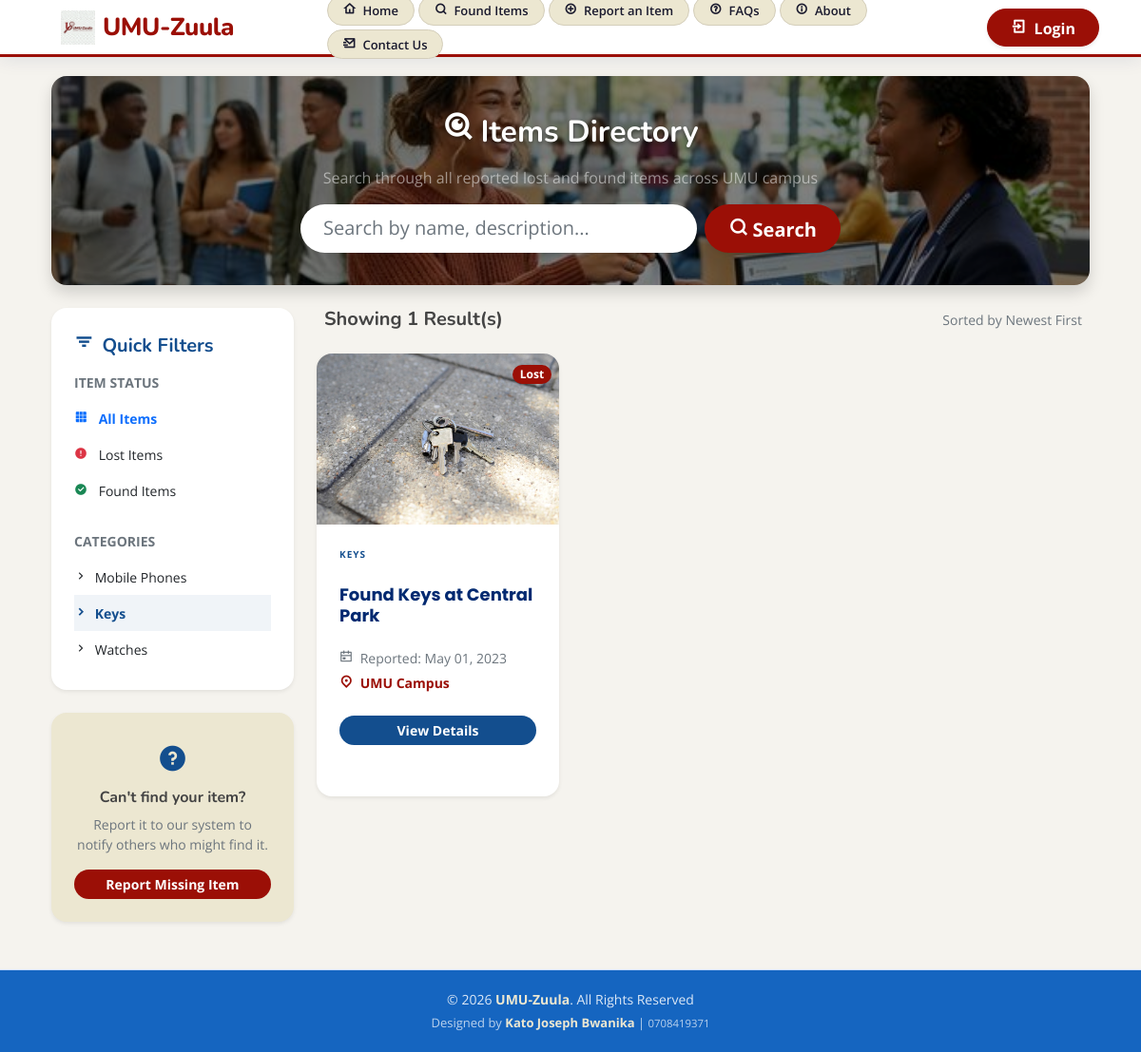
Screenshot of /?page=search&category=2 with the database file from the repository.
### tables this page shows
CREATE TABLE `category_list` (
  `id` bigint(30) NOT NULL,
  `name` text NOT NULL,
  `description` text NOT NULL,
  `status` tinyint(1) NOT NULL DEFAULT 1,
  `created_at` datetime NOT NULL DEFAULT current_timestamp(),
  `updated_at` datetime DEFAULT NULL ON UPDATE current_timestamp()
);

CREATE TABLE `item_list` (
  `id` bigint(30) NOT NULL,
  `category_id` bigint(30) NOT NULL,
  `fullname` text NOT NULL,
  `title` text NOT NULL,
  `description` text NOT NULL,
  `contact` text NOT NULL,
  `image_path` text DEFAULT NULL,
  `status` tinyint(1) NOT NULL DEFAULT 0,
  `created_at` datetime NOT NULL DEFAULT current_timestamp(),
  `updated` datetime DEFAULT NULL ON UPDATE current_timestamp()
);

### search.php (called while the page is built)
<?php
include 'items.php';
?>

### classes/DBConnection.php (called while the page is built, shortened)
<?php
class DBConnection{
    private $host = DB_SERVER;
    private $username = DB_USERNAME;
    private $password = DB_PASSWORD;
    private $database = DB_NAME;
    public $conn;
    public $pdo;
    public function __construct(){
        if (!isset($this->conn)) {
            $this->conn = new mysqli($this->host, $this->username, $this->password, $this->database);
        }
        if (!isset($this->pdo)) {
            $dsn = "mysql:host={$this->host};dbname={$this->database};charset=utf8mb4";
            $options = [
                PDO::ATTR_ERRMODE            => PDO::ERRMODE_EXCEPTION,
                PDO::ATTR_DEFAULT_FETCH_MODE => PDO::FETCH_ASSOC,
                PDO::ATTR_EMULATE_PREPARES   => false,
            ];
            try {
                $this->pdo = new PDO($dsn, $this->username, $this->password, $options);
            } catch (\PDOException $e) {
                throw new \PDOException($e->getMessage(), (int)$e->getCode());
            }
        }
    }
}
?>

### config.php (called while the page is built, shortened)
<?php
require_once('classes/DBConnection.php');
require_once('classes/SystemSettings.php');
function validate_image($file){
    global $_settings;
	if(!empty($file)){
        $ex = explode("?",$file);
        $file = $ex[0];
        $ts = isset($ex[1]) ? "?".$ex[1] : '';
		if(is_file(base_app.$file)){
			return base_url.$file.$ts;
		}else{
			return base_url.($_settings->info('logo'));
		}
	}else{
		return base_url.($_settings->info('logo'));
	}
}
?>

### items.php (the view, shortened to what this page needs)
<?php
require_once('classes/DBConnection.php');
$db = new DBConnection();
$q = $_GET['q'] ?? '';
$cat_id = $_GET['category'] ?? '';
$status_filter = $_GET['status'] ?? '';
$sql = "SELECT i.*, c.name as category_name FROM item_list i LEFT JOIN category_list c ON i.category_id = c.id WHERE i.status IN (1,2)";
$params = [];
if($cat_id !== '') {
    $sql .= " AND i.category_id = :cat_id";
    $params[':cat_id'] = $cat_id;
}
$sql .= " ORDER BY i.created_at DESC";
$stmt = $db->pdo->prepare($sql);
$stmt->execute($params);
$items = $stmt->fetchAll();
$categories = $db->pdo->query("SELECT * FROM category_list WHERE status = 1")->fetchAll();
?>
<div class="rounded-4 shadow overflow-hidden mb-4" style="position:relative;">
    <img src="<?= base_url ?>uploads/hero_banner.png" alt="UMU-Zuula Lost & Found" class="w-100" style="height:220px; object-fit:cover; filter:brightness(0.5);">
    <div style="position:absolute; top:0; left:0; right:0; bottom:0; display:flex; flex-direction:column; align-items:center; justify-content:center;">
        <h2 class="fw-bold text-white mb-3 text-shadow"><i class="ri-search-eye-line me-2"></i>Items Directory</h2>
        <p class="text-white-50 mb-3">Search through all reported lost and found items across UMU campus</p>
        <form action="./" method="GET" class="d-flex justify-content-center px-3" style="width: 100%; max-width: 600px;">
            <input type="text" name="q" class="form-control form-control-lg border-0 shadow-sm me-2 rounded-pill px-4" placeholder="Search by name, description..." value="<?= htmlspecialchars($q) ?>">
            <button type="submit" class="btn btn-lg fw-bold shadow-sm px-4 rounded-pill" style="background:#9B0F06; color:#fff; white-space:nowrap;"><i class="ri-search-line"></i> Search</button>
        </form>
    </div>
</div>
<div class="row g-4">
    <div class="col-lg-3">
        <div class="card border-0 shadow-sm rounded-4 mb-4">
            <div class="card-body p-4">
                <h5 class="fw-bold mb-3" style="color:#134E8E;"><i class="ri-filter-3-line me-1"></i> Quick Filters</h5>
                <div class="mb-4">
                    <label class="small fw-bold text-muted text-uppercase mb-2 d-block">Item Status</label>
                    <div class="list-group list-group-flush border-0">
                        <a href="./?page=items&status=<?= $status_filter == '' ? '' : '' ?>&q=<?= $q ?>&category=<?= $cat_id ?>" class="list-group-item list-group-item-action border-0 px-0 d-flex justify-content-between align-items-center <?= $status_filter == '' ? 'fw-bold text-primary' : '' ?>">
                            <span><i class="ri-grid-fill me-2"></i> All Items</span>
                        </a>
                        <a href="./?page=items&status=1&q=<?= $q ?>&category=<?= $cat_id ?>" class="list-group-item list-group-item-action border-0 px-0 d-flex justify-content-between align-items-center <?= $status_filter == '1' ? 'fw-bold text-danger' : '' ?>">
                            <span><i class="ri-error-warning-fill me-2 text-danger"></i> Lost Items</span>
                        </a>
                        <a href="./?page=items&status=2&q=<?= $q ?>&category=<?= $cat_id ?>" class="list-group-item list-group-item-action border-0 px-0 d-flex justify-content-between align-items-center <?= $status_filter == '2' ? 'fw-bold text-success' : '' ?>">
                            <span><i class="ri-checkbox-circle-fill me-2 text-success"></i> Found Items</span>
                        </a>
                    </div>
                </div>
                <div class="mb-0">
                    <label class="small fw-bold text-muted text-uppercase mb-2 d-block">Categories</label>
                    <div class="list-group list-group-flush border-0">
                        <?php foreach($categories as $cat): ?>
                        <a href="./?page=items&category=<?= $cat['id'] ?>&q=<?= $q ?>&status=<?= $status_filter ?>" class="list-group-item list-group-item-action border-0 px-0 <?= $cat_id == $cat['id'] ? 'fw-bold text-primary active-cat' : '' ?>">
                            <i class="ri-arrow-right-s-line me-1"></i> <?= htmlspecialchars($cat['name']) ?>
                        </a>
                        <?php endforeach; ?>
                    </div>
                </div>
            </div>
        </div>
        <div class="card border-0 shadow-sm rounded-4 overflow-hidden" style="background:#ECE7D1;">
            <div class="card-body p-4 text-center">
                <i class="ri-question-fill fs-2 mb-2 d-block" style="color:#134E8E;"></i>
                <h6 class="fw-bold mb-2">Can't find your item?</h6>
                <p class="small text-muted mb-3">Report it to our system to notify others who might find it.</p>
                <a href="./?page=found" class="btn btn-sm w-100 rounded-pill fw-bold" style="background:#9B0F06; color:#fff;">Report Missing Item</a>
            </div>
        </div>
    </div>
    <div class="col-lg-9">
        <?php if(empty($items)): ?>
            <div class="card border-0 shadow-sm rounded-4 text-center py-5">
                <div class="card-body">
                    <div class="mb-4">
                        <div class="rounded-circle d-inline-flex align-items-center justify-content-center" style="width:80px; height:80px; background:#ECE7D1;">
                            <i class="ri-search-line fs-1" style="color:#9B0F06;"></i>
                        </div>
                    </div>
                    <h4 class="fw-bold">No items found matching your filter</h4>
                    <p class="text-muted mb-4 px-lg-5">Try adjusting your keywords or switching filters to find what you are looking for.</p>
                    <a href="./?page=items" class="btn rounded-pill px-4 fw-bold" style="background:#134E8E; color:#fff;">View All Items</a>
                </div>
            </div>
        <?php else: ?>
            <div class="d-flex justify-content-between align-items-center mb-4 px-2">
                <h5 class="fw-bold mb-0">Showing <?= count($items) ?> Result(s)</h5>
                <div class="small text-muted">Sorted by Newest First</div>
            </div>
            <div class="row row-cols-1 row-cols-sm-2 row-cols-md-2 row-cols-lg-3 g-4">
                <?php foreach($items as $item): ?>
                <div class="col">
                    <div class="card h-100 border-0 shadow-sm rounded-4 overflow-hidden item-card">
                        <div class="position-relative">
                            <?php if(!empty($item['image_path'])): ?>
                                <img src="<?= validate_image($item['image_path']) ?>" class="card-img-top" alt="<?= htmlspecialchars($item['title']) ?>" style="height:180px; object-fit:cover;">
                            <?php else: ?>
                                <div class="d-flex align-items-center justify-content-center" style="height:180px; background:#ECE7D1;">
                                    <i class="ri-image-2-line fs-1" style="color:#134E8E;"></i>
                                </div>
                            <?php endif; ?>
                            <div class="position-absolute top-0 end-0 p-2">
                                <span class="badge rounded-pill shadow-sm <?= $item['status'] == 1 ? 'bg-danger' : 'bg-success' ?>">
                                    <?= $item['status'] == 1 ? 'Lost' : 'Found' ?>
                                </span>
                            </div>
                        </div>
                        <div class="card-body p-4">
                            <span class="fw-bold x-small text-uppercase mb-1 d-block" style="color:#134E8E; letter-spacing:1px; font-size:10px;"><?= htmlspecialchars($item['category_name']) ?></span>
                            <h6 class="card-title fw-bold mb-2"><?= htmlspecialchars($item['title']) ?></h6>
                            <div class="mb-3">
                                <small class="text-muted d-block mb-1"><i class="ri-calendar-event-line me-1"></i> Reported: <?= date("M d, Y", strtotime($item['created_at'])) ?></small>
                                <small class="d-block mb-0 fw-bold" style="color:#9B0F06;"><i class="ri-map-pin-2-line me-1"></i> <?= htmlspecialchars($item['pickup_location'] ?? 'UMU Campus') ?></small>
                            </div>
                            <a href="./?page=item_detail&id=<?= $item['id'] ?>" class="btn btn-sm w-100 rounded-pill fw-bold mt-2" style="background:#134E8E; color:#fff;">View Details</a>
                        </div>
                    </div>
                </div>
                <?php endforeach; ?>
            </div>
        <?php endif; ?>
    </div>
</div>

### assets/css/style.css (style rules this page uses)
:root { scroll-behavior: smooth; }
body { font-family: "Open Sans", sans-serif; background: #f6f9ff; color: #444444; }
a { color: #4154f1; text-decoration: none; }
h1, h2, h3, h4, h5, h6 { font-family: "Nunito", sans-serif; }
.card { margin-bottom: 30px; border: none; border-radius: 5px; box-shadow: 0px 0 30px rgba(1, 41, 112, 0.1); }
.card-title { padding: 20px 0 15px 0; font-size: 18px; font-weight: 500; color: #012970; font-family: "Poppins", sans-serif; }
.card-body { padding: 0 20px 20px 20px; }

### assets/css/custom.css (style rules this page uses)
:root { --zuula-primary: #9B0F06; --zuula-secondary: #134E8E; --zuula-accent: #ECE7D1; --zuula-dark: #1a1a2e; --zuula-text: #2d2d2d; }
.card { border: none !important; border-radius: 16px !important; overflow: hidden; transition: transform 0.3s ease, box-shadow 0.3s ease; }
body { background-color: #f5f3ee !important; }
.badge.bg-danger { background: var(--zuula-primary) !important; }
.card { animation: fadeInUp 0.5s ease-out; }

### items.php (style rules this page uses)
.active-cat { color: #134E8E !important; background: #f0f4f8; }
.item-card { transition: all 0.3s ease; }
.text-shadow { text-shadow: 0 2px 4px rgba(0,0,0,0.5); }
.list-group-item { font-size: 14px; }

### rows the page displays
category_list: name "Mobile Phones"
category_list: name "Keys"
category_list: name "Watches"
item_list: image_path (picture), status "Lost", category.name "KEYS", title "Found Keys at Central Park", created_at "May 01, 2023", pickup_location "UMU Campus"

### other values shown
$_settings->info('short_name') "UMU-Zuula"
count($items) "1"
